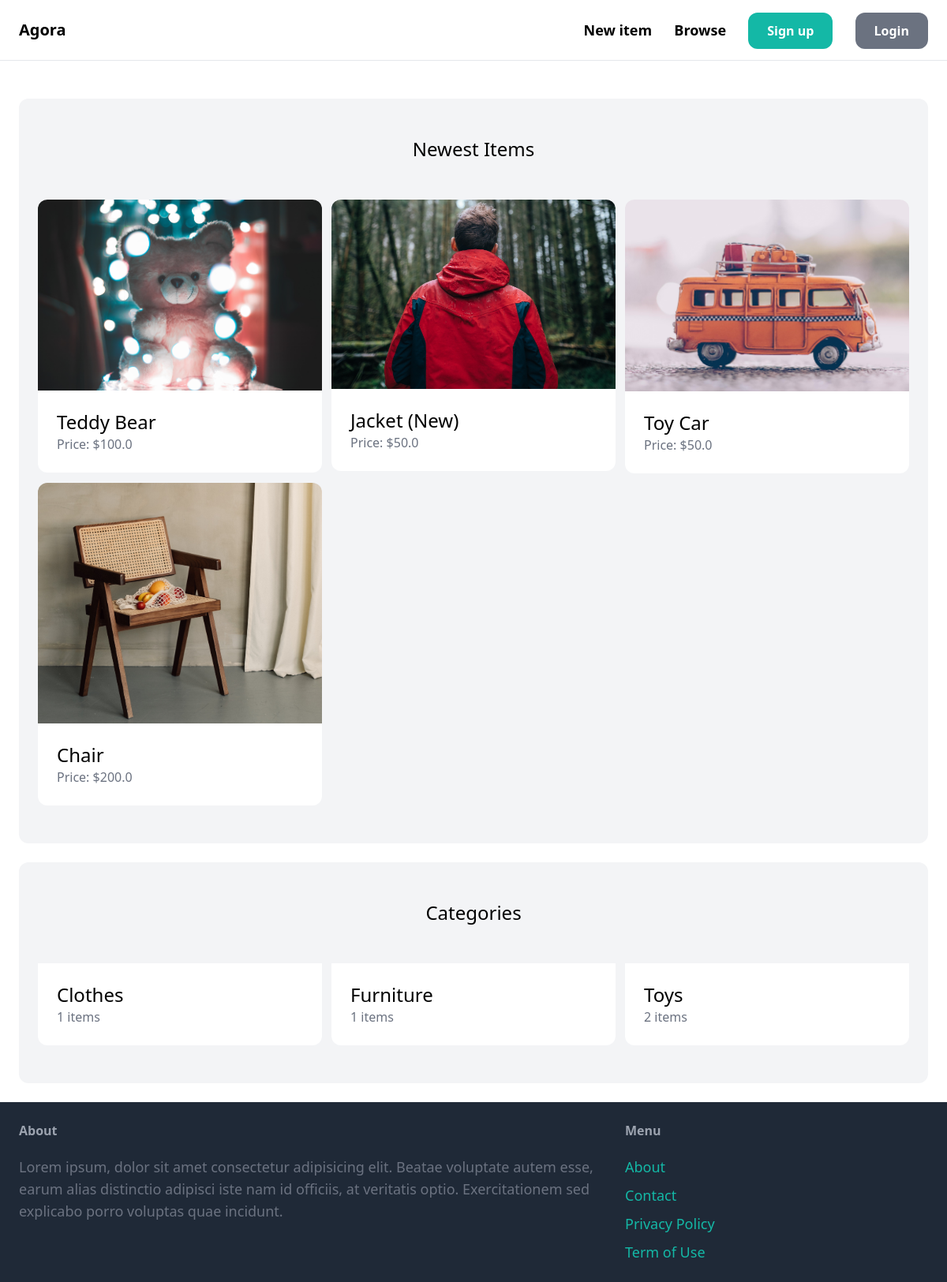
The page / on the database its author committed.
### item/models.py (models this page shows, shortened)
class Item(models.Model):
    category = models.ForeignKey(Category, related_name='items', on_delete=models.CASCADE)
    name = models.CharField(max_length=255)
    description = models.TextField(blank=True, null=True)
    price = models.FloatField()
    image = models.ImageField(upload_to='item_images', blank=True, null=True)
    is_sold = models.BooleanField(default=False)
    created_by = models.ForeignKey(User, related_name='items', on_delete=models.CASCADE)
    create_at = models.DateTimeField(auto_now_add=True)

class Category(models.Model):
    name = models.CharField(max_length=255)
    class Meta:
        ordering = ('name',)
        verbose_name_plural = 'Categories'

### core/views.py (the view)
# urls.py: path('', views.index, name='index'),
def index(request):
    items = Item.objects.filter(is_sold=False)[0:6]
    categories = Category.objects.all()
    context = {
        'categories': categories,
        'items': items,
    }
    return render(request, 'core/index.html', context=context)

### core/templates/core/index.html (shortened to what this page needs)
{% extends 'core/base.html' %}
{% block content %}
    <div class="mt-6 px-6 py-12 bg-gray-100 rounded-xl">
        <h2 class="mb-12 text-2xl text-center">Newest Items</h2>
        <div class="grid grid-cols-3 gap-3">
            {% for item in items %}
                <div>
                    <a href="{% url 'item:detail' item.id %}">
                        <div>
                            <img src="{{ item.image.url }}" class="rounded-t-xl">
                        </div>
                        <div class="p-6 bg-white rounded-b-xl">
                            <h2 class="text-2xl"> {{ item.name }} </h2>
                            <p class="text-gray-500"> Price: ${{item.price}} </p>
                        </div>
                    </a>
                </div>
            {% endfor %}
        </div>
    </div>
    <div class="mt-6 px-6 py-12 bg-gray-100 rounded-xl">
        <h2 class="mb-12 text-2xl text-center">Categories</h2>
        <div class="grid grid-cols-3 gap-3">
            {% for category in categories %}
                <div>
                    <a href="">
                        <div class="p-6 bg-white rounded-b-xl">
                            <h2 class="text-2xl"> {{ category.name }} </h2>
                            <p class="text-gray-500">{{ category.items.count }} items</p>
                        </div>
                    </a>
                </div>
            {% endfor %}
        </div>
    </div>
{% endblock content %}

### rows shown on the page
Item: image (picture), name "Teddy Bear", price "100.0"
Item: image (picture), name "Jacket (New)", price "50.0"
Item: image (picture), name "Toy Car", price "50.0"
Item: image (picture), name "Chair", price "200.0"
Category: name "Clothes", items.count "1"
Category: name "Furniture", items.count "1"
Category: name "Toys", items.count "2"
